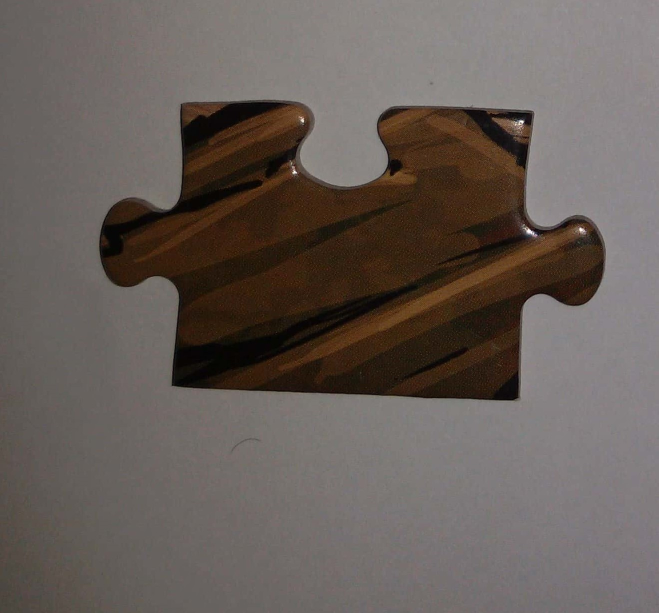
//> input picture Piece_Detection/backGroundCombined/Photos/wpp1.jpg, 1318 x 1225 px (shown at 1/2 size)
$ ./main   (built with g++ and OpenCV 4)
//> lines starting //> are read from the running program, lines starting //| are printed output that depends on the picture; after the words box and inside, x2 and y2 are one past the last pixel; in counts of white or black regions, pixels touching at a corner belong together


//I COMBINED KMEANS AND BACKGROUND REMOVAL ALGORITHM THAT I FOUND, CHECK BELOW FOR NOTES


#include <opencv2/core/core.hpp>
#include <opencv2/highgui/highgui.hpp>
#include <iostream>
#include "opencv\cv.h"
#include <stdio.h>
#include <stdlib.h>
#include <string.h>
#include <opencv/cv.h>
#include <opencv/highgui.h>
#include <iostream>   // std::cout
#include <string>     // std::string, std::stoi
using namespace cv;
using namespace std;


Mat sobel(Mat gray);
Mat canny(Mat src);


#define DEBUG_MODE_OFF (0)
#define DEBUG_MODE_ON (1)
#define BACKGROND_COLOR_CHANNELS (3)
#define BACKGROND_COLOR_RED (0)
#define BACKGROND_COLOR_GREEN (1)
#define BACKGROND_COLOR_BLUE (2)

#define RESULT_FILE_WORDS (200)
//#define NumOfcluster (4) /* number of cluster */
#define DEBUG_MODE (0)/*If u input 0,this program runs as runnning mode. 1 is debug mode*/

using namespace std;

/*function DebugClusterNumber*/
int DebugClusterNumber(int Number){

		return Number;

}


int main()
{
	// [118 lines of commented-out code are left out]
	Mat src = imread("Photos\\wpp1.jpg");
//> src is the input picture: 1225 rows x 1318 cols, CV_8UC3; mean B, G, R 88.6, 93.8, 102.8

	//Mat src = dst_img; //////////////////////// TAKE THE OUTPUT OF THE KMEANS AND PUT INSIDE BACKGROUND REMOVAL

	//windows

	namedWindow("src", WINDOW_NORMAL);
	namedWindow("1. \"Remove Shadows\"", WINDOW_NORMAL);
	namedWindow("2. Grayscale", WINDOW_NORMAL);
	namedWindow("3. Edge Detector", WINDOW_NORMAL);
	namedWindow("4. Dilate", WINDOW_NORMAL);
	namedWindow("5. Floodfill", WINDOW_NORMAL);
	namedWindow("6. Erode", WINDOW_NORMAL);
	namedWindow("7. Largest Contour", WINDOW_NORMAL);
	namedWindow("8. Masked Source", WINDOW_NORMAL);
	namedWindow("src boxed", WINDOW_NORMAL);


	//0. Source Image
	imshow("src", src);

	//1. Remove Shadows
	//Convert to HSV
	Mat hsvImg;
	cvtColor(src, hsvImg, CV_BGR2HSV);
//> hsvImg: 1225 rows x 1318 cols, CV_8UC3; mean H, S, V 46.5, 55.9, 102.8
	Mat channel[3];
	split(hsvImg, channel);
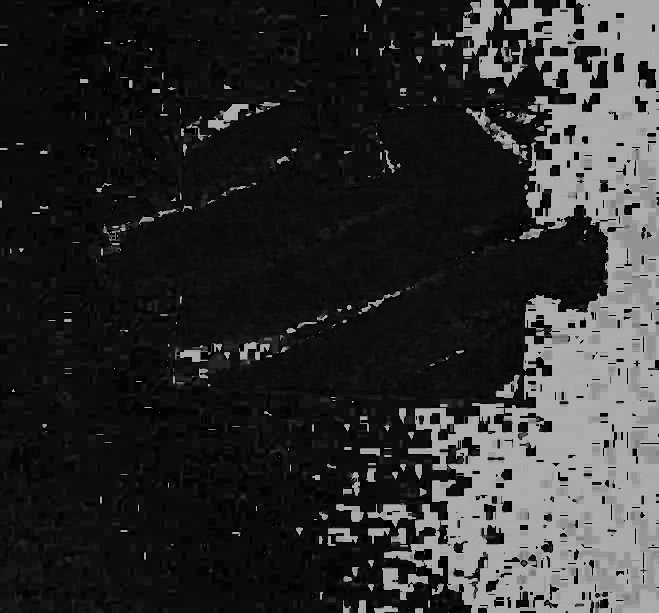
//> channel[0]: 1225 rows x 1318 cols, CV_8UC1 (shown at 1/2 size); min 0, max 179, mean 46.5
	channel[2] = Mat(hsvImg.rows, hsvImg.cols, CV_8UC1, 200);//Set V
//> channel[2]: 1225 rows x 1318 cols, CV_8UC1; every value is 200
	//Merge channels
	merge(channel, 3, hsvImg);
//> hsvImg: 1225 rows x 1318 cols, CV_8UC3; mean H, S, V 46.5, 55.9, 200
	Mat rgbImg;
	cvtColor(hsvImg, rgbImg, CV_HSV2BGR);
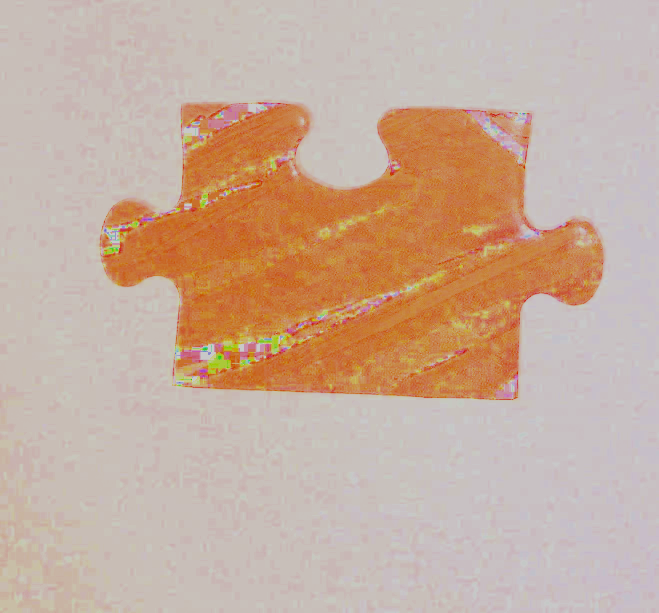
//> rgbImg: 1225 rows x 1318 cols, CV_8UC3 (shown at 1/2 size); mean B, G, R 156.7, 173.9, 199.8
	imshow("1. \"Remove Shadows\"", rgbImg);

	//2. Convert to gray and normalize
	Mat gray(rgbImg.rows, src.cols, CV_8UC1);
	cvtColor(rgbImg, gray, CV_BGR2GRAY);
	normalize(gray, gray, 0, 255, NORM_MINMAX, CV_8UC1);
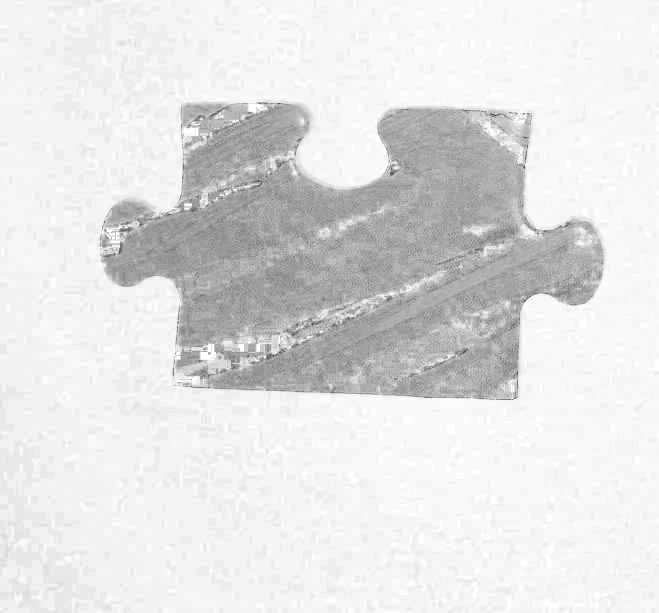
//> gray: 1225 rows x 1318 cols, CV_8UC1 (shown at 1/2 size); min 0, max 255, mean 225.7
	imshow("2. Grayscale", gray);

	//3. Edge detector
	GaussianBlur(gray, gray, Size(3, 3), 0, 0, BORDER_DEFAULT);
	Mat edges;
	bool useCanny = false;
	if (useCanny){
		edges = canny(gray);
	}
	else {
		//Use Sobel filter and thresholding.
		edges = sobel(gray);
//> in sobel, `Sobel(gray, edges_x, ddepth, 1, 0, 3, scale, delta, BORDER_DEFAULT);`:
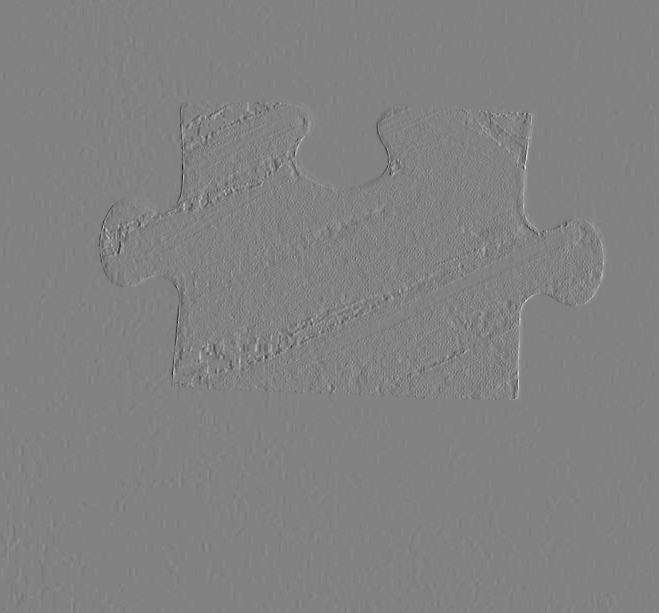
//> edges_x: 1225 rows x 1318 cols, CV_16SC1 (shown at 1/2 size); min -469, max 454, mean 0; drawn with min black and max white
		//Automatic thresholding
		threshold(edges, edges, 0, 255, cv::THRESH_OTSU);
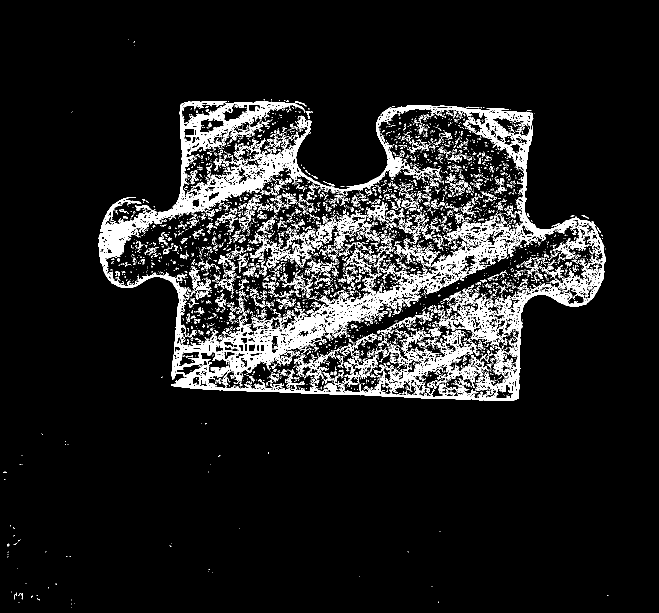
//> edges: 1225 rows x 1318 cols, CV_8UC1 (shown at 1/2 size); 9.7% white; 5659 white regions (5018 under 20 px), largest, box (x1, y1, x2, y2) and area: (197, 202, 1212, 802) 93620, (499, 463, 623, 537) 1482, (669, 426, 744, 499) 1406
		//Manual thresholding
		//threshold(edges, edges, 25, 255, cv::THRESH_BINARY);
	}

	imshow("3. Edge Detector", edges);

	//4. Dilate
	Mat dilateGrad = edges;
	int dilateType = MORPH_ELLIPSE;
	int dilateSize = 3;
	Mat elementDilate = getStructuringElement(dilateType,
		Size(2 * dilateSize + 1, 2 * dilateSize + 1),
		Point(dilateSize, dilateSize));
	dilate(edges, dilateGrad, elementDilate);
//> edges: 1225 rows x 1318 cols, CV_8UC1; 24.8% white; 54 white regions, largest, box (x1, y1, x2, y2) and area: (194, 196, 1215, 805) 396403, (338, 516, 370, 545) 381, (25, 1182, 49, 1203) 338
	imshow("4. Dilate", dilateGrad);

	//5. Floodfill
	Mat floodFilled = cv::Mat::zeros(dilateGrad.rows + 2, dilateGrad.cols + 2, CV_8U);
	floodFill(dilateGrad, floodFilled, cv::Point(0, 0), 0, 0, cv::Scalar(), cv::Scalar(), 4 + (255 << 8) + cv::FLOODFILL_MASK_ONLY);
	floodFilled = cv::Scalar::all(255) - floodFilled;
	Mat temp;
	floodFilled(Rect(1, 1, dilateGrad.cols - 2, dilateGrad.rows - 2)).copyTo(temp);
//> temp: 1223 rows x 1316 cols, CV_8UC1; 27.3% white; 43 white regions, largest, box (x1, y1, x2, y2) and area: (194, 196, 1215, 805) 437194, (25, 1182, 49, 1203) 338, (24, 1076, 45, 1092) 155
	floodFilled = temp;
	imshow("5. Floodfill", floodFilled);

	//6. Erode
	int erosionType = MORPH_ELLIPSE;
	int erosionSize = 4;
	Mat erosionElement = getStructuringElement(erosionType,
		Size(2 * erosionSize + 1, 2 * erosionSize + 1),
		Point(erosionSize, erosionSize));
	erode(floodFilled, floodFilled, erosionElement);
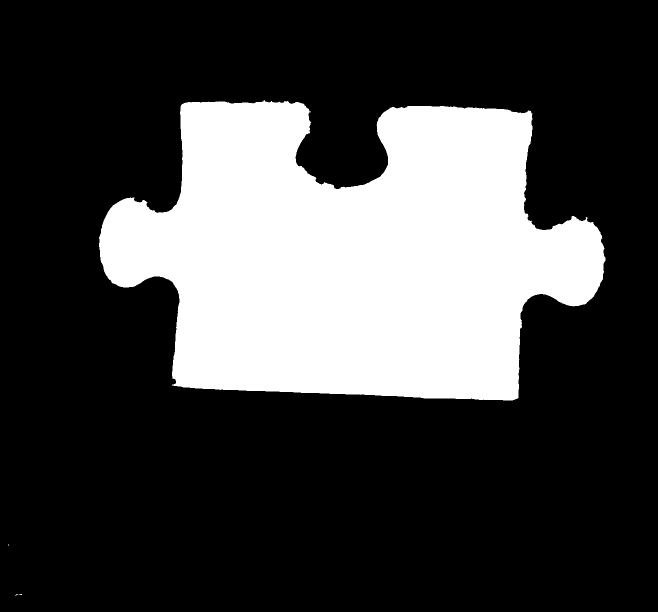
//> floodFilled: 1223 rows x 1316 cols, CV_8UC1 (shown at 1/2 size); 26.3% white; 4 white regions (3 under 20 px)
	imshow("6. Erode", floodFilled);

	//7. Find largest contour
	int largestArea = 0;
	int largestContourIndex = 0;
	Rect boundingRectangle;
	Mat largestContour(src.rows, src.cols, CV_8UC1, Scalar::all(0));
	vector<vector<Point>> contours;
	vector<Vec4i> hierarchy;

	findContours(floodFilled, contours, hierarchy, CV_RETR_CCOMP, CV_CHAIN_APPROX_SIMPLE);
//> contours = 4 contours, 3 with area under 20; largest, box (x1, y1, x2, y2) and area: (198, 200, 1211, 801) 420788

	for (int i = 0; i<contours.size(); i++)
	{
		double a = contourArea(contours[i], false);
		if (a > largestArea)
		{
			largestArea = a;
			largestContourIndex = i;
			boundingRectangle = boundingRect(contours[i]);
		}
	}
//> this loop made 4 passes
//> (a, largestArea, boundingRectangle) on pass 4: (420787.5, 420787, Rect(198, 200, 1013, 601))
//> a on passes 2 to 3: 1.5, 1
//> after the loop, largestArea = 420787; largestContourIndex = 3

	Scalar color(255, 255, 255);
	drawContours(largestContour, contours, largestContourIndex, color, CV_FILLED, 8, hierarchy); //Draw the largest contour using previously stored index.
//> largestContour: 1225 rows x 1318 cols, CV_8UC1; 26.2% white; 1 white region, box (x1, y1, x2, y2) and area: (198, 200, 1211, 801) 422485
	rectangle(src, boundingRectangle, Scalar(0, 255, 0), 1, 8, 0);
	imshow("7. Largest Contour", largestContour);

	//8. Mask original image
	Mat maskedSrc;
	src.copyTo(maskedSrc, largestContour);
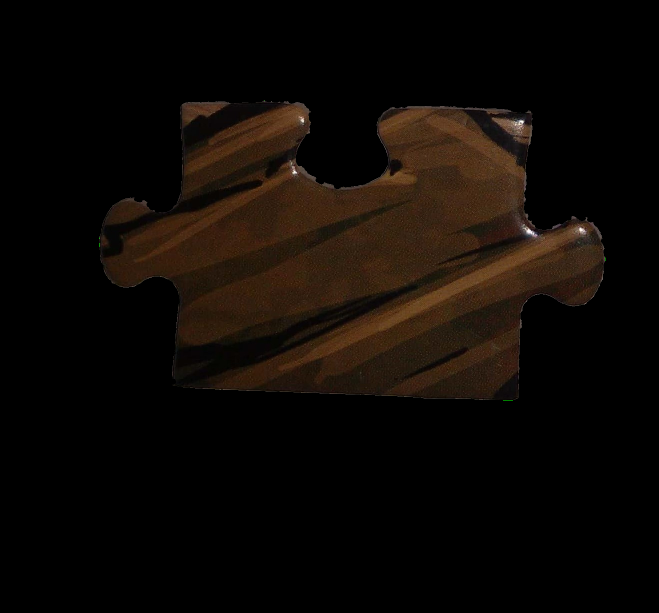
//> maskedSrc: 1225 rows x 1318 cols, CV_8UC3 (shown at 1/2 size); mean B, G, R 4.8, 8.7, 13.7
	imshow("8. Masked Source", maskedSrc);

	//Source with largest contour boxed
	imshow("src boxed", src);


	waitKey(0);
}

Mat sobel(Mat gray){
	Mat edges;

	int scale = 1;
	int delta = 0;
	int ddepth = CV_16S;
	Mat edges_x, edges_y;
	Mat abs_edges_x, abs_edges_y;
	Sobel(gray, edges_x, ddepth, 1, 0, 3, scale, delta, BORDER_DEFAULT);
	convertScaleAbs(edges_x, abs_edges_x);
	Sobel(gray, edges_y, ddepth, 0, 1, 3, scale, delta, BORDER_DEFAULT);
	convertScaleAbs(edges_y, abs_edges_y);
	addWeighted(abs_edges_x, 0.5, abs_edges_y, 0.5, 0, edges);

	return edges;
}

Mat canny(Mat src)
{
	Mat detected_edges;

	int edgeThresh = 1;
	int lowThreshold = 250;
	int highThreshold = 750;
	int kernel_size = 5;
	Canny(src, detected_edges, lowThreshold, highThreshold, kernel_size);

	return detected_edges;
}
